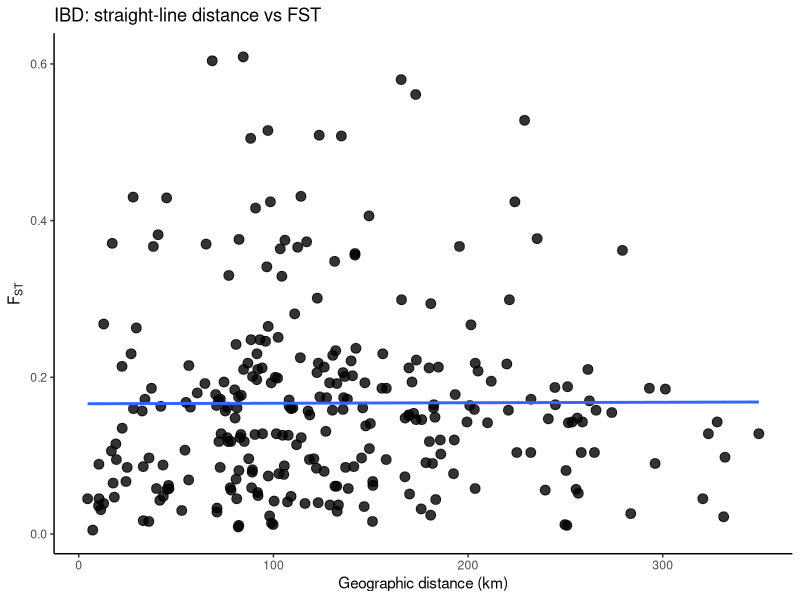

This chart was generated by the following R code: (Note: this script raises an error after producing the figure.)
# -----------------------------
# GAAC-1 threespine stickleback
# Oregon sites only
# site coordinates + FST matrix
# -----------------------------

library(dplyr)
library(geosphere)
library(ggplot2)

# directory where everything is
save_dir <- "/Users/johnmccall/Library/CloudStorage/OneDrive-TheOhioStateUniversity/Spring_2026/Landgen_DGS/DGS-Patterns-of-Fish-Diversity/DGS-Patterns-of-Fish-Diversity/Objective 2/Data/GAAC-1/"

# -----------------------------
# site key
# Oregon populations only
# Alaska sites removed: Ra, BP, MiF, MiO
# -----------------------------
# C     = Columbia River
# Sz    = Millport Slough
# Si    = South Jetty
# SiC   = Cushman Slough
# U     = Dean Creek
# WC    = Winchester Creek
# EC    = Eel Creek
# LL    = Lily Lake
# PC    = Pony Creek Reservoir
# U196  = Page Road
# Mo14  = Milk Creek
# Sa39  = Buell-Miller Slough
# L34   = Jont Creek
# Ma32  = Finley Grey Creek Swamp
# W296  = Science Factory
# W320  = Dougren Slough
# CF27  = Lynx Hollow Slough
# W278  = Green Island
# Mc18  = Riverbend
# Mc42  = Walterville Slough
# Mc61  = Leaburg Fish Hatchery
# CR    = Crooked River
# ST    = South Twin Lake
# PL    = Paulina Lake

# -----------------------------
# 0) site-level coordinates
# Table 1 coordinates converted to decimal degrees
# order matches Supplementary Table 6
# -----------------------------
GAAC_1_coords <- data.frame(
  site = c(
    "C", "Sz", "Si", "SiC", "U", "WC", "EC", "LL", "PC", "U196",
    "Mo14", "Sa39", "L34", "Ma32", "W296", "W320", "CF27", "W278",
    "Mc18", "Mc42", "Mc61", "CR", "ST", "PL"
  ),
  lat = c(
    46.243344, 44.887411, 44.002156, 43.989556, 43.692878, 43.277053,
    43.586961, 44.092692, 43.370008, 43.284083, 45.236894, 44.770122,
    44.774533, 44.395581, 44.057083, 43.966997, 43.859742, 44.145006,
    44.078047, 44.070456, 44.134400, 44.290436, 43.710661, 43.713517
  ),
  lon = c(
    -123.902531, -123.996167, -124.133128, -124.045261, -124.000461, -124.319047,
    -124.186100, -124.116336, -124.262089, -123.329628, -122.631772, -122.846378,
    -123.318061, -123.343172, -123.075258, -122.869003, -123.023606, -123.118022,
    -123.026367, -122.798522, -122.608850, -120.846408, -121.767925, -121.272633
  ),
  stringsAsFactors = FALSE
)

# -----------------------------
# 1) helper: fill symmetric matrix
# from row-wise lower triangle
# -----------------------------
fill_sym_from_lower <- function(pops, vals, diag_val = 0) {
  n <- length(pops)
  stopifnot(length(vals) == n * (n - 1) / 2)
  
  mat <- matrix(0, nrow = n, ncol = n, dimnames = list(pops, pops))
  
  k <- 1
  for (i in 2:n) {
    for (j in 1:(i - 1)) {
      mat[i, j] <- vals[k]
      mat[j, i] <- vals[k]
      k <- k + 1
    }
  }
  
  diag(mat) <- diag_val
  mat
}

# -----------------------------
# 2) pairwise FST matrix
# values entered row-wise from lower triangle
# transcribed from Supplementary Table 6
# order:
# C, Sz, Si, SiC, U, WC, EC, LL, PC, U196,
# Mo14, Sa39, L34, Ma32, W296, W320, CF27, W278,
# Mc18, Mc42, Mc61, CR, ST, PL
# -----------------------------
fst_order <- GAAC_1_coords$site

fst_vals <- c(
  # Sz
  0.016,
  
  # Si
  0.012, 0.014,
  
  # SiC
  0.011, 0.012, 0.005,
  
  # U
  0.026, 0.029, 0.016, 0.017,
  
  # WC
  0.022, 0.024, 0.009, 0.011, 0.030,
  
  # EC
  0.090, 0.097, 0.058, 0.062, 0.115, 0.097,
  
  # LL
  0.056, 0.059, 0.036, 0.039, 0.057, 0.049, 0.069,
  
  # PC
  0.045, 0.051, 0.028, 0.033, 0.043, 0.031, 0.085, 0.045,
  
  # U196
  0.098, 0.102, 0.077, 0.074, 0.164, 0.148, 0.330, 0.161, 0.162,
  
  # Mo14
  0.109, 0.123, 0.090, 0.091, 0.159, 0.148, 0.299, 0.146, 0.165, 0.424,
  
  # Sa39
  0.044, 0.053, 0.037, 0.037, 0.062, 0.058, 0.151, 0.080, 0.077, 0.212, 0.107,
  
  # L34
  0.152, 0.168, 0.126, 0.126, 0.234, 0.213, 0.406, 0.193, 0.222, 0.580, 0.194, 0.186,
  
  # Ma32
  0.142, 0.157, 0.118, 0.118, 0.212, 0.193, 0.366, 0.178, 0.206, 0.509, 0.160, 0.162, 0.163,
  
  # W296
  0.142, 0.157, 0.118, 0.118, 0.210, 0.192, 0.364, 0.177, 0.206, 0.505, 0.159, 0.161, 0.175, 0.088,
  
  # W320
  0.158, 0.174, 0.128, 0.128, 0.246, 0.221, 0.431, 0.200, 0.228, 0.609, 0.237, 0.201, 0.341, 0.180, 0.095,
  
  # CF27
  0.155, 0.172, 0.127, 0.127, 0.242, 0.218, 0.424, 0.197, 0.225, 0.604, 0.230, 0.199, 0.329, 0.192, 0.135, 0.371,
  
  # W278
  0.147, 0.163, 0.123, 0.123, 0.218, 0.201, 0.375, 0.184, 0.213, 0.515, 0.174, 0.172, 0.171, 0.086, 0.089, 0.160, 0.157,
  
  # Mc18
  0.081, 0.095, 0.079, 0.081, 0.082, 0.085, 0.171, 0.096, 0.131, 0.230, 0.061, 0.056, 0.070, 0.048, 0.045, 0.065, 0.067, 0.045,
  
  # Mc42
  0.052, 0.061, 0.041, 0.042, 0.076, 0.067, 0.175, 0.087, 0.086, 0.265, 0.158, 0.059, 0.248, 0.215, 0.214, 0.268, 0.263, 0.230, 0.047,
  
  # Mc61
  0.057, 0.058, 0.040, 0.039, 0.084, 0.073, 0.202, 0.096, 0.095, 0.281, 0.301, 0.128, 0.416, 0.370, 0.367, 0.430, 0.429, 0.382, 0.172, 0.106,
  
  # CR
  0.128, 0.143, 0.104, 0.104, 0.210, 0.185, 0.362, 0.170, 0.186, 0.528, 0.146, 0.148, 0.218, 0.143, 0.118, 0.299, 0.294, 0.161, 0.032, 0.186, 0.358,
  
  # ST
  0.143, 0.158, 0.120, 0.120, 0.212, 0.195, 0.367, 0.178, 0.208, 0.508, 0.149, 0.161, 0.194, 0.138, 0.114, 0.248, 0.251, 0.152, 0.048, 0.210, 0.376, 0.023,
  
  # PL
  0.128, 0.143, 0.104, 0.104, 0.217, 0.188, 0.377, 0.172, 0.187, 0.561, 0.164, 0.154, 0.267, 0.165, 0.141, 0.348, 0.356, 0.186, 0.035, 0.193, 0.373, 0.085, 0.058
)

GAAC_1_fst <- fill_sym_from_lower(fst_order, fst_vals, diag_val = 0)

# -----------------------------
# IBD plot: straight-line distance vs FST
# -----------------------------
dist_km <- geosphere::distm(
  as.matrix(GAAC_1_coords[, c("lon", "lat")]),
  fun = geosphere::distGeo
) / 1000

ibd_df <- data.frame(
  dist = dist_km[upper.tri(dist_km)],
  fst  = GAAC_1_fst[upper.tri(GAAC_1_fst)]
)

ggplot(ibd_df, aes(x = dist, y = fst)) +
  geom_point(size = 3, alpha = 0.8) +
  geom_smooth(method = "lm", se = FALSE) +
  theme_classic() +
  labs(
    x = "Geographic distance (km)",
    y = expression(F[ST]),
    title = "IBD: straight-line distance vs FST"
  )

# -----------------------------
# 3) quick checks
# -----------------------------
stopifnot(identical(rownames(GAAC_1_fst), GAAC_1_coords$site))
stopifnot(identical(colnames(GAAC_1_fst), GAAC_1_coords$site))
stopifnot(isTRUE(all.equal(GAAC_1_fst, t(GAAC_1_fst))))

# -----------------------------
# 4) save RData
# -----------------------------
out_dir <- file.path(save_dir, "data")

if (!dir.exists(out_dir)) {
  dir.create(out_dir, recursive = TRUE)
}

save(
  GAAC_1_fst,
  GAAC_1_coords,
  file = file.path(out_dir, "GAAC-1.RData")
)
